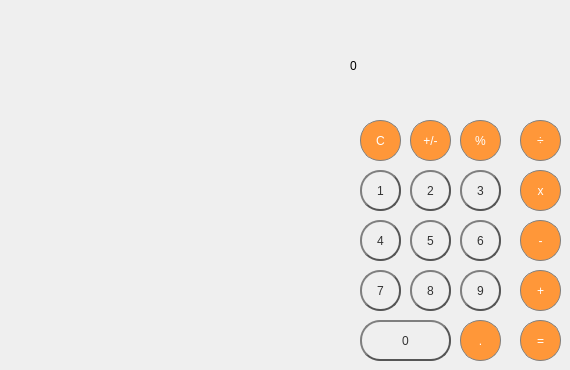
      <widget class="QWidget" name="tab">
       <attribute name="title">
        <string>Page</string>
       </attribute>
       <widget class="QPushButton" name="pushButton_3">
        <property name="geometry">
         <rect>
          <x>460</x>
          <y>170</y>
          <width>41</width>
          <height>41</height>
         </rect>
        </property>
        <property name="styleSheet">
         <string notr="true">QPushButton {
color: #333;
border: 2px solid #555;
border-radius: 20px;
border-style: outset;
background: qradialgradient(
cx: 0.3, cy: -0.4, fx: 0.3, fy: -0.4,
radius: 1.35, stop: 0 #fff, stop: 1 #888
);
padding: 5px;
}

QPushButton:hover {
background: qradialgradient(
cx: 0.3, cy: -0.4, fx: 0.3, fy: -0.4,
radius: 1.35, stop: 0 #fff, stop: 1 #bbb
);
}

QPushButton:pressed {
border-style: inset;
background: qradialgradient(
cx: 0.4, cy: -0.1, fx: 0.4, fy: -0.1,
radius: 1.35, stop: 0 #fff, stop: 1 #ddd
);
}</string>
        </property>
        <property name="text">
         <string>3</string>
        </property>
       </widget>
       <widget class="QPushButton" name="pushButton_percent">
        <property name="geometry">
         <rect>
          <x>460</x>
          <y>120</y>
          <width>41</width>
          <height>41</height>
         </rect>
        </property>
        <property name="styleSheet">
         <string notr="true">/* (Clear,+/-,%,. buttons) Unary Operations Buttons Stylesheet */

QPushButton {
  background-color: rgb(215, 215, 215);
  border: 2px solid #555;
border-radius: 20px;
border-style: outset;
}
QPushButton:pressed {
    background-color: qlineargradient(x1: 0, y1: 0, x2: 0, y2: 1,
                                      stop: 0 #BEBEBE, stop: 1 #D7D7D7);
}
/* End Unary Operations Buttons Stylesheet */

/* (Orange buttons) Operations Buttons Stylesheet */
QPushButton {
  background-color: rgb(255, 151, 57);
  color: white; 
  border: 1px solid gray;
}

QPushButton:pressed {
    background-color: qlineargradient(x1: 0, y1: 0, x2: 0, y2: 1,
                                      stop: 0 #FF7832, stop: 1 #FF9739);
}
</string>
        </property>
        <property name="text">
         <string>%</string>
        </property>
       </widget>
       <widget class="QPushButton" name="pushButton_add">
        <property name="geometry">
         <rect>
          <x>520</x>
          <y>270</y>
          <width>41</width>
          <height>41</height>
         </rect>
        </property>
        <property name="styleSheet">
         <string notr="true">/* (Clear,+/-,%,. buttons) Unary Operations Buttons Stylesheet */

QPushButton {
  background-color: rgb(215, 215, 215);
  border: 2px solid #555;
border-radius: 20px;
border-style: outset;
}
QPushButton:pressed {
    background-color: qlineargradient(x1: 0, y1: 0, x2: 0, y2: 1,
                                      stop: 0 #BEBEBE, stop: 1 #D7D7D7);
}
/* End Unary Operations Buttons Stylesheet */

/* (Orange buttons) Operations Buttons Stylesheet */
QPushButton {
  background-color: rgb(255, 151, 57);
  color: white; 
  border: 1px solid gray;
}

QPushButton:pressed {
    background-color: qlineargradient(x1: 0, y1: 0, x2: 0, y2: 1,
                                      stop: 0 #FF7832, stop: 1 #FF9739);
}
</string>
        </property>
        <property name="text">
         <string>+</string>
        </property>
       </widget>
       <widget class="QPushButton" name="pushButton_9">
        <property name="geometry">
         <rect>
          <x>460</x>
          <y>270</y>
          <width>41</width>
          <height>41</height>
         </rect>
        </property>
        <property name="styleSheet">
         <string notr="true">QPushButton {
color: #333;
border: 2px solid #555;
border-radius: 20px;
border-style: outset;
background: qradialgradient(
cx: 0.3, cy: -0.4, fx: 0.3, fy: -0.4,
radius: 1.35, stop: 0 #fff, stop: 1 #888
);
padding: 5px;
}

QPushButton:hover {
background: qradialgradient(
cx: 0.3, cy: -0.4, fx: 0.3, fy: -0.4,
radius: 1.35, stop: 0 #fff, stop: 1 #bbb
);
}

QPushButton:pressed {
border-style: inset;
background: qradialgradient(
cx: 0.4, cy: -0.1, fx: 0.4, fy: -0.1,
radius: 1.35, stop: 0 #fff, stop: 1 #ddd
);
}
</string>
        </property>
        <property name="text">
         <string>9</string>
        </property>
       </widget>
       <widget class="QPushButton" name="pushButton_plusMinus">
        <property name="geometry">
         <rect>
          <x>410</x>
          <y>120</y>
          <width>41</width>
          <height>41</height>
         </rect>
        </property>
        <property name="styleSheet">
         <string notr="true">/* (Clear,+/-,%,. buttons) Unary Operations Buttons Stylesheet */

QPushButton {
  background-color: rgb(215, 215, 215);
  border: 2px solid #555;
border-radius: 20px;
border-style: outset;
}
QPushButton:pressed {
    background-color: qlineargradient(x1: 0, y1: 0, x2: 0, y2: 1,
                                      stop: 0 #BEBEBE, stop: 1 #D7D7D7);
}
/* End Unary Operations Buttons Stylesheet */

/* (Orange buttons) Operations Buttons Stylesheet */
QPushButton {
  background-color: rgb(255, 151, 57);
  color: white; 
  border: 1px solid gray;
}

QPushButton:pressed {
    background-color: qlineargradient(x1: 0, y1: 0, x2: 0, y2: 1,
                                      stop: 0 #FF7832, stop: 1 #FF9739);
}
</string>
        </property>
        <property name="text">
         <string>+/-</string>
        </property>
       </widget>
       <widget class="QPushButton" name="pushButton_0">
        <property name="geometry">
         <rect>
          <x>360</x>
          <y>320</y>
          <width>91</width>
          <height>41</height>
         </rect>
        </property>
        <property name="styleSheet">
         <string notr="true">QPushButton {
color: #333;
border: 2px solid #555;
border-radius: 20px;
border-style: outset;
background: qradialgradient(
cx: 0.3, cy: -0.4, fx: 0.3, fy: -0.4,
radius: 1.35, stop: 0 #fff, stop: 1 #888
);
padding: 5px;
}

QPushButton:hover {
background: qradialgradient(
cx: 0.3, cy: -0.4, fx: 0.3, fy: -0.4,
radius: 1.35, stop: 0 #fff, stop: 1 #bbb
);
}

QPushButton:pressed {
border-style: inset;
background: qradialgradient(
cx: 0.4, cy: -0.1, fx: 0.4, fy: -0.1,
radius: 1.35, stop: 0 #fff, stop: 1 #ddd
);
}</string>
        </property>
        <property name="text">
         <string>0</string>
        </property>
       </widget>
       <widget class="QPushButton" name="pushButton_7">
        <property name="geometry">
         <rect>
          <x>360</x>
          <y>270</y>
          <width>41</width>
          <height>41</height>
         </rect>
        </property>
        <property name="styleSheet">
         <string notr="true">QPushButton {
color: #333;
border: 2px solid #555;
border-radius: 20px;
border-style: outset;
background: qradialgradient(
cx: 0.3, cy: -0.4, fx: 0.3, fy: -0.4,
radius: 1.35, stop: 0 #fff, stop: 1 #888
);
padding: 5px;
}

QPushButton:hover {
background: qradialgradient(
cx: 0.3, cy: -0.4, fx: 0.3, fy: -0.4,
radius: 1.35, stop: 0 #fff, stop: 1 #bbb
);
}

QPushButton:pressed {
border-style: inset;
background: qradialgradient(
cx: 0.4, cy: -0.1, fx: 0.4, fy: -0.1,
radius: 1.35, stop: 0 #fff, stop: 1 #ddd
);
}</string>
        </property>
        <property name="text">
         <string>7</string>
        </property>
       </widget>
       <widget class="QPushButton" name="pushButton_dot">
        <property name="geometry">
         <rect>
          <x>460</x>
          <y>320</y>
          <width>41</width>
          <height>41</height>
         </rect>
        </property>
        <property name="styleSheet">
         <string notr="true">/* (Clear,+/-,%,. buttons) Unary Operations Buttons Stylesheet */

QPushButton {
  background-color: rgb(215, 215, 215);
  border: 2px solid #555;
border-radius: 20px;
border-style: outset;
}
QPushButton:pressed {
    background-color: qlineargradient(x1: 0, y1: 0, x2: 0, y2: 1,
                                      stop: 0 #BEBEBE, stop: 1 #D7D7D7);
}
/* End Unary Operations Buttons Stylesheet */

/* (Orange buttons) Operations Buttons Stylesheet */
QPushButton {
  background-color: rgb(255, 151, 57);
  color: white; 
  border: 1px solid gray;
}

QPushButton:pressed {
    background-color: qlineargradient(x1: 0, y1: 0, x2: 0, y2: 1,
                                      stop: 0 #FF7832, stop: 1 #FF9739);
}
</string>
        </property>
        <property name="text">
         <string>.</string>
        </property>
       </widget>
       <widget class="QPushButton" name="pushButton_minus">
        <property name="geometry">
         <rect>
          <x>520</x>
          <y>220</y>
          <width>41</width>
          <height>41</height>
         </rect>
        </property>
        <property name="styleSheet">
         <string notr="true">/* (Clear,+/-,%,. buttons) Unary Operations Buttons Stylesheet */

QPushButton {
  background-color: rgb(215, 215, 215);
  border: 2px solid #555;
border-radius: 20px;
border-style: outset;
}
QPushButton:pressed {
    background-color: qlineargradient(x1: 0, y1: 0, x2: 0, y2: 1,
                                      stop: 0 #BEBEBE, stop: 1 #D7D7D7);
}
/* End Unary Operations Buttons Stylesheet */

/* (Orange buttons) Operations Buttons Stylesheet */
QPushButton {
  background-color: rgb(255, 151, 57);
  color: white; 
  border: 1px solid gray;
}

QPushButton:pressed {
    background-color: qlineargradient(x1: 0, y1: 0, x2: 0, y2: 1,
                                      stop: 0 #FF7832, stop: 1 #FF9739);
}
</string>
        </property>
        <property name="text">
         <string>-</string>
        </property>
       </widget>
       <widget class="QPushButton" name="pushButton_2">
        <property name="geometry">
         <rect>
          <x>410</x>
          <y>170</y>
          <width>41</width>
          <height>41</height>
         </rect>
        </property>
        <property name="styleSheet">
         <string notr="true">QPushButton {
color: #333;
border: 2px solid #555;
border-radius: 20px;
border-style: outset;
background: qradialgradient(
cx: 0.3, cy: -0.4, fx: 0.3, fy: -0.4,
radius: 1.35, stop: 0 #fff, stop: 1 #888
);
padding: 5px;
}

QPushButton:hover {
background: qradialgradient(
cx: 0.3, cy: -0.4, fx: 0.3, fy: -0.4,
radius: 1.35, stop: 0 #fff, stop: 1 #bbb
);
}

QPushButton:pressed {
border-style: inset;
background: qradialgradient(
cx: 0.4, cy: -0.1, fx: 0.4, fy: -0.1,
radius: 1.35, stop: 0 #fff, stop: 1 #ddd
);
}</string>
        </property>
        <property name="text">
         <string>2</string>
        </property>
       </widget>
       <widget class="QPushButton" name="pushButton_4">
        <property name="geometry">
         <rect>
          <x>360</x>
          <y>220</y>
          <width>41</width>
          <height>41</height>
         </rect>
        </property>
        <property name="styleSheet">
         <string notr="true">QPushButton {
color: #333;
border: 2px solid #555;
border-radius: 20px;
border-style: outset;
background: qradialgradient(
cx: 0.3, cy: -0.4, fx: 0.3, fy: -0.4,
radius: 1.35, stop: 0 #fff, stop: 1 #888
);
padding: 5px;
}

QPushButton:hover {
background: qradialgradient(
cx: 0.3, cy: -0.4, fx: 0.3, fy: -0.4,
radius: 1.35, stop: 0 #fff, stop: 1 #bbb
);
}

QPushButton:pressed {
border-style: inset;
background: qradialgradient(
cx: 0.4, cy: -0.1, fx: 0.4, fy: -0.1,
radius: 1.35, stop: 0 #fff, stop: 1 #ddd
);
}</string>
        </property>
        <property name="text">
         <string>4</string>
        </property>
       </widget>
       <widget class="QPushButton" name="pushButton_multiply">
        <property name="geometry">
         <rect>
          <x>520</x>
          <y>170</y>
          <width>41</width>
          <height>41</height>
         </rect>
        </property>
        <property name="styleSheet">
         <string notr="true">/* (Clear,+/-,%,. buttons) Unary Operations Buttons Stylesheet */

QPushButton {
  background-color: rgb(215, 215, 215);
  border: 2px solid #555;
border-radius: 20px;
border-style: outset;
}
QPushButton:pressed {
    background-color: qlineargradient(x1: 0, y1: 0, x2: 0, y2: 1,
                                      stop: 0 #BEBEBE, stop: 1 #D7D7D7);
}
/* End Unary Operations Buttons Stylesheet */

/* (Orange buttons) Operations Buttons Stylesheet */
QPushButton {
  background-color: rgb(255, 151, 57);
  color: white; 
  border: 1px solid gray;
}

QPushButton:pressed {
    background-color: qlineargradient(x1: 0, y1: 0, x2: 0, y2: 1,
                                      stop: 0 #FF7832, stop: 1 #FF9739);
}
</string>
        </property>
        <property name="text">
         <string>x</string>
        </property>
       </widget>
       <widget class="QPushButton" name="pushButton_clear">
        <property name="geometry">
         <rect>
          <x>360</x>
          <y>120</y>
          <width>41</width>
          <height>41</height>
         </rect>
        </property>
        <property name="styleSheet">
         <string notr="true">/* (Clear,+/-,%,. buttons) Unary Operations Buttons Stylesheet */

QPushButton {
  background-color: rgb(215, 215, 215);
  border: 2px solid #555;
border-radius: 20px;
border-style: outset;
}
QPushButton:pressed {
    background-color: qlineargradient(x1: 0, y1: 0, x2: 0, y2: 1,
                                      stop: 0 #BEBEBE, stop: 1 #D7D7D7);
}
/* End Unary Operations Buttons Stylesheet */

/* (Orange buttons) Operations Buttons Stylesheet */
QPushButton {
  background-color: rgb(255, 151, 57);
  color: white; 
  border: 1px solid gray;
}

QPushButton:pressed {
    background-color: qlineargradient(x1: 0, y1: 0, x2: 0, y2: 1,
                                      stop: 0 #FF7832, stop: 1 #FF9739);
}
</string>
        </property>
        <property name="text">
         <string>C</string>
        </property>
       </widget>
       <widget class="QPushButton" name="pushButton_8">
        <property name="geometry">
         <rect>
          <x>410</x>
          <y>270</y>
          <width>41</width>
          <height>41</height>
         </rect>
        </property>
        <property name="styleSheet">
         <string notr="true">QPushButton {
color: #333;
border: 2px solid #555;
border-radius: 20px;
border-style: outset;
background: qradialgradient(
cx: 0.3, cy: -0.4, fx: 0.3, fy: -0.4,
radius: 1.35, stop: 0 #fff, stop: 1 #888
);
padding: 5px;
}

QPushButton:hover {
background: qradialgradient(
cx: 0.3, cy: -0.4, fx: 0.3, fy: -0.4,
radius: 1.35, stop: 0 #fff, stop: 1 #bbb
);
}

QPushButton:pressed {
border-style: inset;
background: qradialgradient(
cx: 0.4, cy: -0.1, fx: 0.4, fy: -0.1,
radius: 1.35, stop: 0 #fff, stop: 1 #ddd
);
}</string>
        </property>
        <property name="text">
         <string>8</string>
        </property>
       </widget>
       <widget class="QPushButton" name="pushButton_6">
        <property name="geometry">
         <rect>
          <x>460</x>
          <y>220</y>
          <width>41</width>
          <height>41</height>
         </rect>
        </property>
        <property name="styleSheet">
         <string notr="true">QPushButton {
color: #333;
border: 2px solid #555;
border-radius: 20px;
border-style: outset;
background: qradialgradient(
cx: 0.3, cy: -0.4, fx: 0.3, fy: -0.4,
radius: 1.35, stop: 0 #fff, stop: 1 #888
);
padding: 5px;
}

QPushButton:hover {
background: qradialgradient(
cx: 0.3, cy: -0.4, fx: 0.3, fy: -0.4,
radius: 1.35, stop: 0 #fff, stop: 1 #bbb
);
}

QPushButton:pressed {
border-style: inset;
background: qradialgradient(
cx: 0.4, cy: -0.1, fx: 0.4, fy: -0.1,
radius: 1.35, stop: 0 #fff, stop: 1 #ddd
);
}
</string>
        </property>
        <property name="text">
         <string>6</string>
        </property>
       </widget>
       <widget class="QPushButton" name="pushButton_5">
        <property name="geometry">
         <rect>
          <x>410</x>
          <y>220</y>
          <width>41</width>
          <height>41</height>
         </rect>
        </property>
        <property name="styleSheet">
         <string notr="true">QPushButton {
color: #333;
border: 2px solid #555;
border-radius: 20px;
border-style: outset;
background: qradialgradient(
cx: 0.3, cy: -0.4, fx: 0.3, fy: -0.4,
radius: 1.35, stop: 0 #fff, stop: 1 #888
);
padding: 5px;
}

QPushButton:hover {
background: qradialgradient(
cx: 0.3, cy: -0.4, fx: 0.3, fy: -0.4,
radius: 1.35, stop: 0 #fff, stop: 1 #bbb
);
}

QPushButton:pressed {
border-style: inset;
background: qradialgradient(
cx: 0.4, cy: -0.1, fx: 0.4, fy: -0.1,
radius: 1.35, stop: 0 #fff, stop: 1 #ddd
);
}</string>
        </property>
        <property name="text">
         <string>5</string>
        </property>
       </widget>
       <widget class="QPushButton" name="pushButton_equals">
        <property name="geometry">
         <rect>
          <x>520</x>
          <y>320</y>
          <width>41</width>
          <height>41</height>
         </rect>
        </property>
        <property name="styleSheet">
         <string notr="true">/* (Clear,+/-,%,. buttons) Unary Operations Buttons Stylesheet */

QPushButton {
  background-color: rgb(215, 215, 215);
  border: 2px solid #555;
border-radius: 20px;
border-style: outset;
}
QPushButton:pressed {
    background-color: qlineargradient(x1: 0, y1: 0, x2: 0, y2: 1,
                                      stop: 0 #BEBEBE, stop: 1 #D7D7D7);
}
/* End Unary Operations Buttons Stylesheet */

/* (Orange buttons) Operations Buttons Stylesheet */
QPushButton {
  background-color: rgb(255, 151, 57);
  color: white; 
  border: 1px solid gray;
}

QPushButton:pressed {
    background-color: qlineargradient(x1: 0, y1: 0, x2: 0, y2: 1,
                                      stop: 0 #FF7832, stop: 1 #FF9739);
}
</string>
        </property>
        <property name="text">
         <string>=</string>
        </property>
       </widget>
       <widget class="QPushButton" name="pushButton_1">
        <property name="geometry">
         <rect>
          <x>360</x>
          <y>170</y>
          <width>41</width>
          <height>41</height>
         </rect>
        </property>
        <property name="styleSheet">
         <string notr="true">QPushButton {
color: #333;
border: 2px solid #555;
border-radius: 20px;
border-style: outset;
background: qradialgradient(
cx: 0.3, cy: -0.4, fx: 0.3, fy: -0.4,
radius: 1.35, stop: 0 #fff, stop: 1 #888
);
padding: 5px;
}

QPushButton:hover {
background: qradialgradient(
cx: 0.3, cy: -0.4, fx: 0.3, fy: -0.4,
radius: 1.35, stop: 0 #fff, stop: 1 #bbb
);
}

QPushButton:pressed {
border-style: inset;
background: qradialgradient(
cx: 0.4, cy: -0.1, fx: 0.4, fy: -0.1,
radius: 1.35, stop: 0 #fff, stop: 1 #ddd
);
}</string>
        </property>
        <property name="text">
         <string>1</string>
        </property>
       </widget>
       <widget class="QPushButton" name="pushButton_divide">
        <property name="geometry">
         <rect>
          <x>520</x>
          <y>120</y>
          <width>41</width>
          <height>41</height>
         </rect>
        </property>
        <property name="styleSheet">
         <string notr="true">/* (Clear,+/-,%,. buttons) Unary Operations Buttons Stylesheet */

QPushButton {
  background-color: rgb(215, 215, 215);
  border: 2px solid #555;
border-radius: 20px;
border-style: outset;
}
QPushButton:pressed {
    background-color: qlineargradient(x1: 0, y1: 0, x2: 0, y2: 1,
                                      stop: 0 #BEBEBE, stop: 1 #D7D7D7);
}
/* End Unary Operations Buttons Stylesheet */

/* (Orange buttons) Operations Buttons Stylesheet */
QPushButton {
  background-color: rgb(255, 151, 57);
  color: white; 
  border: 1px solid gray;
}

QPushButton:pressed {
    background-color: qlineargradient(x1: 0, y1: 0, x2: 0, y2: 1,
                                      stop: 0 #FF7832, stop: 1 #FF9739);
}
</string>
        </property>
        <property name="text">
         <string>÷</string>
        </property>
       </widget>
       <widget class="QLabel" name="label">
        <property name="geometry">
         <rect>
          <x>350</x>
          <y>40</y>
          <width>211</width>
          <height>51</height>
         </rect>
        </property>
        <property name="styleSheet">
         <string notr="true">/* (Label at top) Label Stylesheet */

QLabel {
  qproperty-alignment: 'AlignVCenter | AlignRight';
  border: 1px solid gray;
}

background-color : white;

/* End Label Stylesheet */</string>
        </property>
        <property name="text">
         <string>0</string>
        </property>
       </widget>
      </widget>
